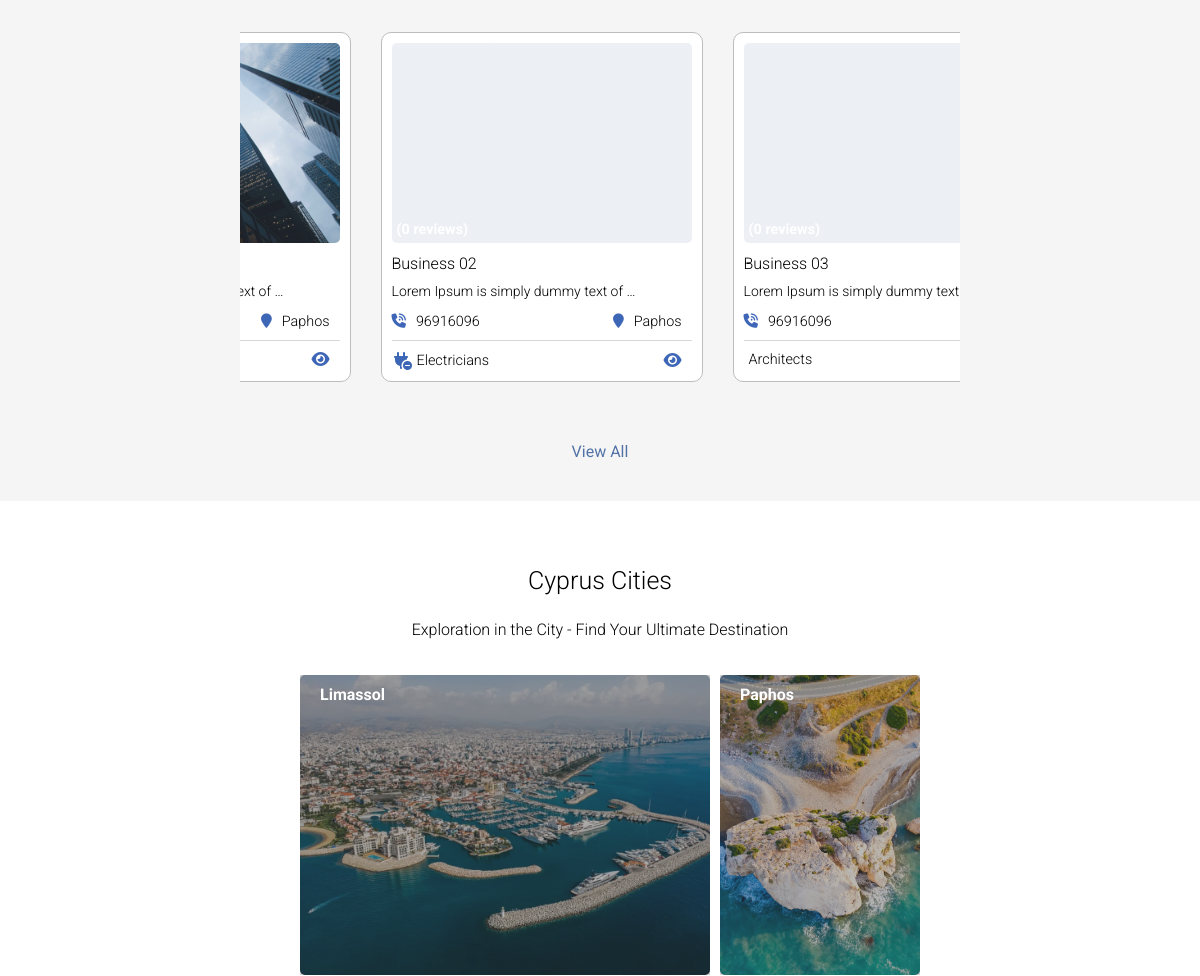
The app's page / (middle part), older data.
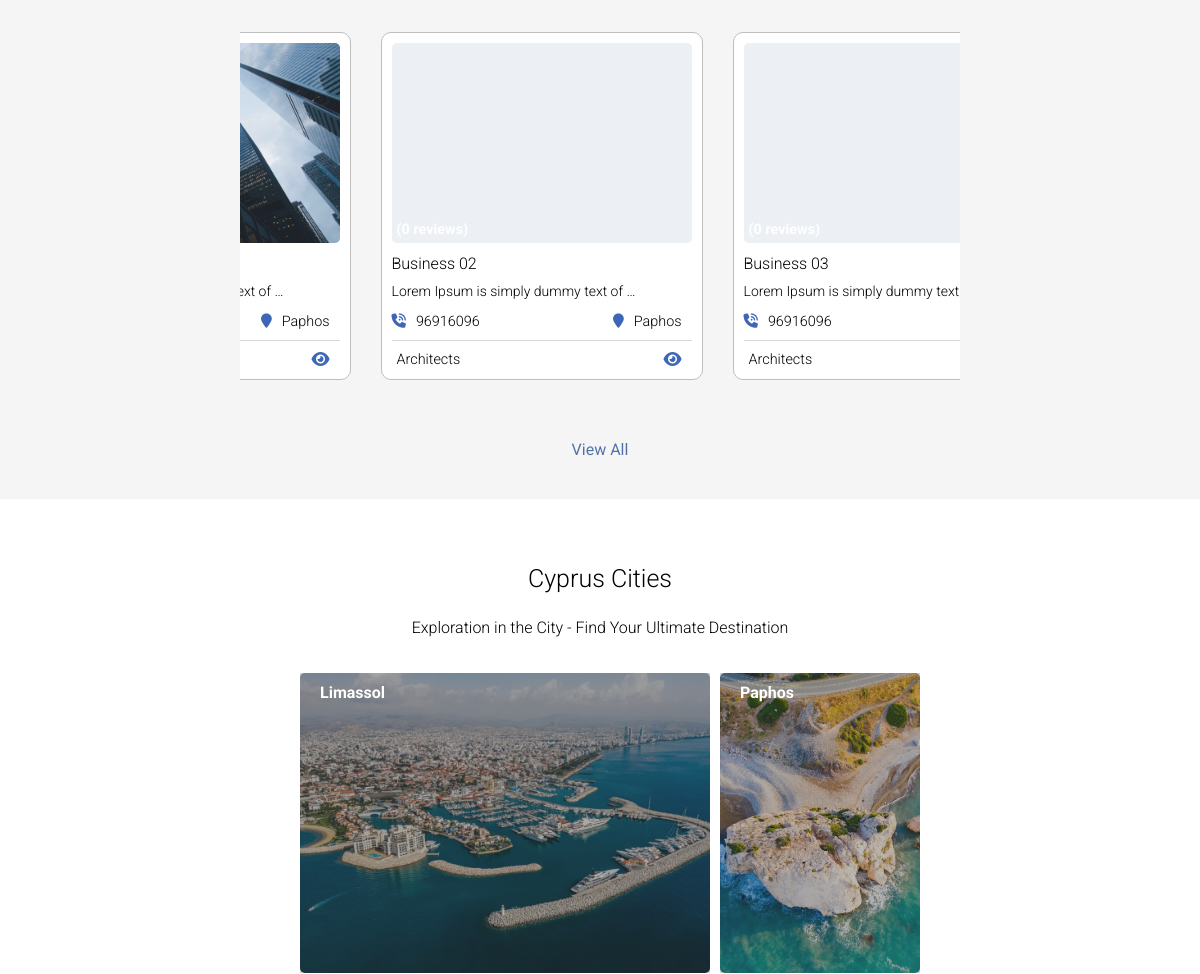
The same page, newer data.
### listings/models.py (models this page shows, shortened)
class Business(models.Model):
    user = models.ForeignKey(
        settings.AUTH_USER_MODEL,
        on_delete=models.CASCADE,
    )
    name = models.CharField(max_length=200,blank=False)
    desc = models.TextField(blank=False)
    city = models.ForeignKey(City,on_delete=models.CASCADE,related_name="businesses_by_city")
    category = models.ForeignKey(BusinessCategory,on_delete=models.CASCADE,related_name="businesses_by_category")
    phone = models.CharField(max_length=20)
    website = models.URLField(max_length = 200,blank=True,null=True)
    email = models.EmailField()
    featured = models.BooleanField(default=False)
    partners = models.ManyToManyField(
        "self",
        symmetrical=True,
        blank=True
    )
    address = models.CharField(max_length=255)

class BusinessImage(models.Model):
    business  = models.ForeignKey(Business,on_delete=models.CASCADE,related_name="business_images")
    image = models.ImageField(upload_to="business_images")
    uploaded_time = models.DateTimeField(auto_now_add=True)
    featured_img = models.BooleanField(default=False)

class City(models.Model):
    city_name = models.CharField(max_length=255)
    city_photo = models.ImageField(upload_to="city_images",null=True,blank=True)
    def __str__(self):
        return self.city_name

class BusinessCategory(models.Model):
    cat_name = models.CharField(max_length=255)
    cat_photo = models.ImageField(upload_to="cat_images",null=True,blank=True)
    featured = models.BooleanField(default=False)

### listings/views.py (the view)
# urls.py: path("", views.index, name="index"),
def index(request):
    cities = City.objects.all()
    categories =  BusinessCategory.objects.all()
    featured_categories = BusinessCategory.objects.filter(featured=True)
    featured_businesses = Business.objects.filter(featured=True)
    for featured_business in featured_businesses:
        featured_business.featured_img = featured_business.business_images.filter(featured_img=True).first()
        featured_business.reviews_count = featured_business.business_reviews.all().count()
        featured_business.reviews_stars_avg = int(round(featured_business.business_reviews.aggregate(
            avg=Avg("stars")
        )["avg"] or 0))
        featured_business.stars_range = range(featured_business.reviews_stars_avg)
    return render(request, "listings/homepage.html",{
        "cities":cities,
        "categories":categories,
        "featured_categories":featured_categories,
        "featured_businesses":featured_businesses,
    })

### listings/templates/listings/homepage.html (shortened to what this page needs)
{% extends 'listings/base.html' %}
{% load static %}
{% block main %}
<section class="featured-listings">
    <div class="featured-listings-fwraper">
        {% for featured_business in featured_businesses %}
            <div class="business">
                <div class="business--img" style="
                background: linear-gradient(rgba(56, 83, 136, 0.1),rgba(55, 81, 135, 0.1)), url({{featured_business.featured_img.image.url}});
                width:300px;
                height: 200px;
                background-size: cover;
                background-position: center;
                opacity: 0.9;
                border-radius: 5px;
                position: relative;"
                >
                    <div class="list-reviews">
                         <p> </p>
                    </div>
                </div>
                <h3 class="business-title">{{featured_business.name}}</h3>
                <p class="business-desc">{{featured_business.desc|truncatewords:7}}</p>
                <div class="business-details">
                    <p class="phone"><i class="fa-solid fa-phone-volume" style="color: rgb(0, 0, 0);"></i>{{featured_business.phone}}</p>
                    <p class="city"><i class="fa-solid fa-location-pin" style="color: rgb(0, 0, 0);"></i>{{featured_business.city}}</p>
                </div>
                <div class="business_sub-details">
                    <div class="featured_cat">
                        {% if featured_business.category.cat_photo %}
                        <img src="{{featured_business.category.cat_photo.url}}" alt="">
                        {% endif %}
                        <p>{{featured_business.category.cat_name}}</p>
                    </div>
                    <div class="business_sub-details-right">
                        <a href="{% url 'singlelisting' featured_business.name %}"><i class="fa-solid fa-eye"></i></a>
                    </div>
                </div>
            </div>
        {% endfor %}
    </div>
    <a href="{% url 'all_listings' %}" class="view-all-listings">View All</a>
</section>
<section class="featured-cities">
    <article class="section-intro">
        <h3>Cyprus Cities</h3>
        <p>Exploration in the City - Find Your Ultimate Destination</p>
    </article>
    <div class="cities-grid">
        {% for city in cities %}
            <div class="city-item city-item-{{city.id}}" >
                <div class="city-item-img" style="
                    background: linear-gradient(rgba(39, 39, 39, 0.15),rgba(46, 46, 46, 0.15)), url({{city.city_photo.url}});
                    width:100%;
                    height: 100%;
                    background-repeat: no-repeat;
                    background-size: cover;
                    background-position: center;
                    border-radius: 5px;
                ">
                    <a href="{% url 'city' city.city_name %}" class="city-link">
                        {{ city.city_name }}
                    </a>
                </div>
            </div>
        {% endfor %}
    </div>
</section>
{% endblock %}

### listings/templates/listings/base.html (shortened to what this page needs)
{% load static %}
<!DOCTYPE html>
<html lang="en">
<head>
    <link rel="stylesheet" href="{% static 'css/app.css' %}">
</head>
<body onload="loadBtnToNone({{businesseslength}})">
    <main class="main">
        {% block main %}
        {% endblock %}
    </main>
</body>
</html>

Row changes from the older to the newer data that the page shows:
changed Business "Business 02": category.cat_name "Electricians" → "Architects"; category.cat_photo: picture removed
